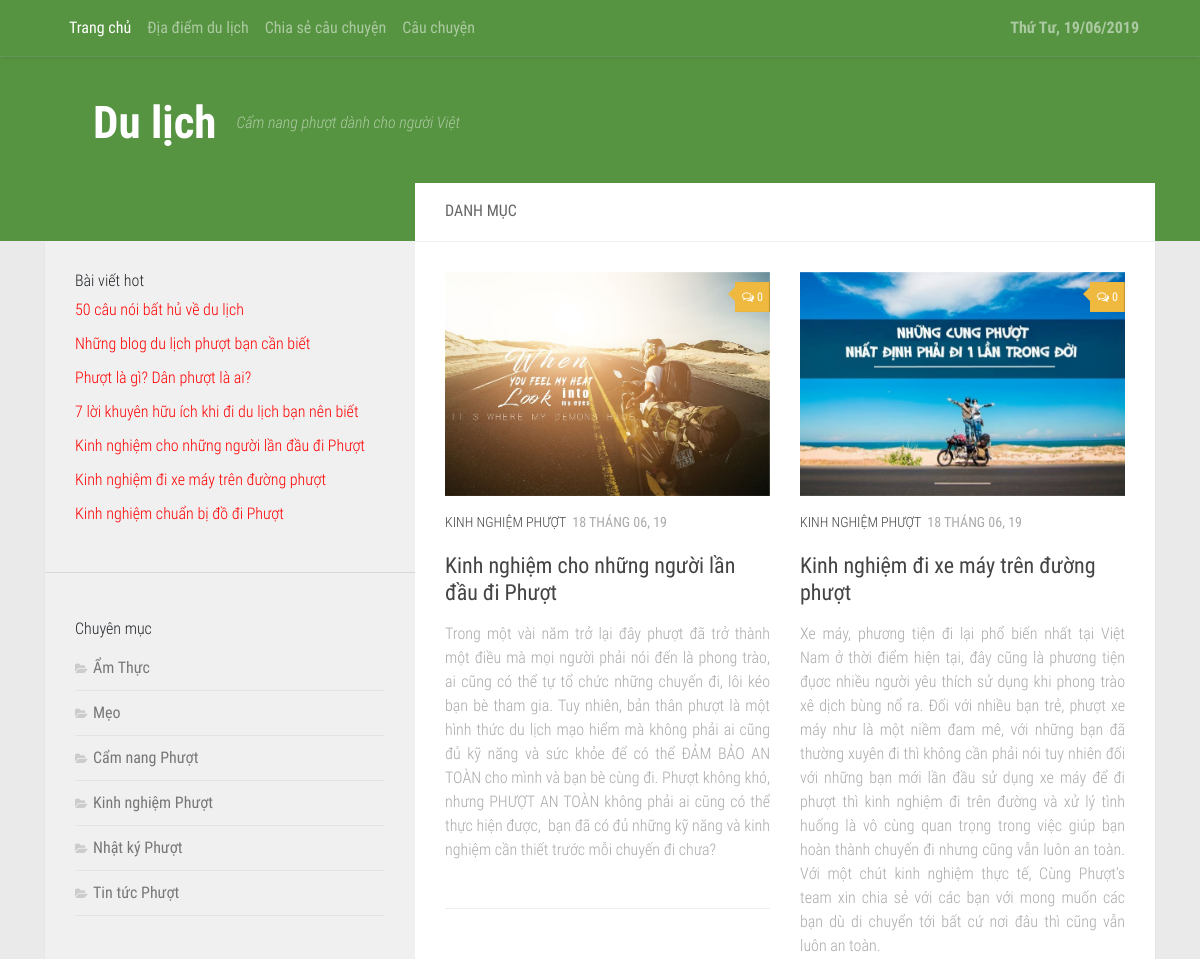
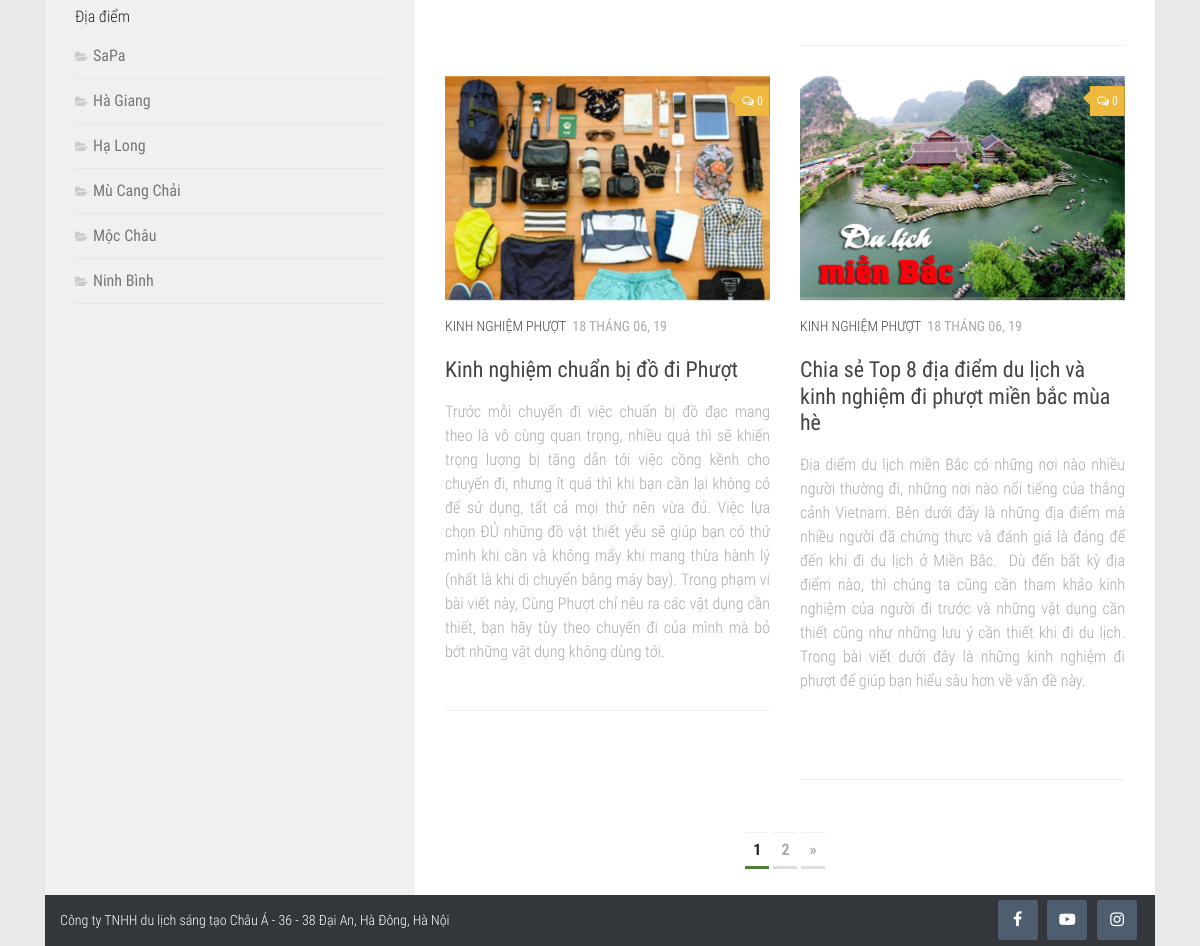
/danhmuctintuc.php?id=28, run on the app's committed database (2 pictures, top to bottom).
### tables this page shows
CREATE TABLE `tintuc` (
  `tintuc_id` int(11) NOT NULL,
  `danhmuc_id` int(11) DEFAULT NULL,
  `tintuc_ten` varchar(150) DEFAULT NULL,
  `tintuc_mota` text NOT NULL,
  `tintuc_noidung` text,
  `tintuc_anh` varchar(100) DEFAULT NULL,
  `tintuc_ngaytao` date DEFAULT NULL,
  `tintuc_hot` tinyint(4) DEFAULT NULL
);

CREATE TABLE `danhmuc` (
  `danhmuc_id` int(11) NOT NULL,
  `danhmuc_ten` varchar(100) NOT NULL,
  `danhmuc_vitri` int(11) NOT NULL,
  `danhmuc_ngaytao` date NOT NULL
);

CREATE TABLE `diadiem` (
  `diadiem_id` int(11) NOT NULL,
  `diadiem_ten` varchar(150) NOT NULL,
  `diadiem_anh` varchar(100) NOT NULL,
  `diadiem_ngaytao` date NOT NULL,
  `diadiem_vitri` int(11) NOT NULL
);

### danhmuctintuc.php (the view, shortened to what this page needs)
<?php include('includes/mysqli_connect.php');?>
<?php include('includes/functions.php');?>
<?php include('includes/header.php');?>
<?php
$type = 'tintuc';
if($id = validate_id($_GET['id'])) {
    $display = 4;
    $posts = fetch_categories_news($display, $id);
    $type = 'tintuc';
    $start = (isset($_GET['s']) && filter_var($_GET['s'], FILTER_VALIDATE_INT, array('min_range' => 1))) ? $_GET['s'] : 0;
} else {
    redirect_to();
}
 ?>
<main id="main">
  <div class="container">
    <div class="row">
      <div class="col-md-12">
        <div class="wrapper-main">
          <div class="row m-0">
            <div class="col-md-4 p-0">
              <?php include('includes/sidebar.php');?>
            </div>
            <div class="col-md-8 p-0">
              <div class="wrapper-main-content">
                <h2 class="title"> DANH MỤC </h2>
                <div class="row">
                  <div class="col-md-12">
                    <div class="box-content">
                      <div id="grid-wrapper" class="post-list clearfix">
                        <div class="row">
                          <?php
                          if(!empty($posts)){
                            foreach ($posts as $post) {
                              $countComment = countComment($type, $post['tintuc_id']);
                              if($countComment > 0) {
                                $count = $countComment;
                              } else {
                                $count = 0;
                              }
                             echo "
                                  <div class='col-md-6'>
                                    <article class='clearfix post'>
                                      <div class='post-inner post-hover'>
                                          <div class='post-thumbnail featured-img-thumb-large'>
                                              <a href='single.php?id={$post['tintuc_id']}' title=''>
                                                  <img src='".BASE_URL."/admin/uploads/images/{$post['tintuc_anh']}' class='img-fluid' alt=''>
                                              </a>
                                              <a class='post-comments' href='single.php?id={$post['tintuc_id']}#disscuss'><span><i class='fa fa-comments-o'></i>{$count}</span></a>
                                          </div>
                                          <div class='post-meta clearfix'>
                                              <p class='post-category'><a href='danhmuctintuc.php?id={$post['danhmuc_id']}'>{$post['danhmuc_ten']}</a></p>
                                              <p class='post-date'>
                                                  <time class='published'>{$post['date']}</time>
                                              </p>
                                          </div>
                                          <h2 class='post-title'>
                                            <a href='single.php?id={$post['tintuc_id']}' title='{$post['tintuc_ten']}'>{$post['tintuc_ten']}</a>
                                          </h2>
                                          <div class='excerpt'>
                                              <p>{$post['tintuc_mota']}</p>
                                          </div>
                                      </div>
                                    </article>
                                </div>
                              ";
                            }
                          } else {
                            $messages = "<p>Không có bài viết nào</p>";
                          }
                          ?>
                        </div>
                      </div>
                      <?php echo pagination_category($id ,$display , 'tintuc', 'danhmuc');  ?>
                    </div>
                  </div>
                </div>
              </div>
            </div>
          </div>
        </div>
      </div>
    </div>
  </div>
</main>
<?php include('includes/footer.php');?>

### includes/sidebar.php (shortened to what this page needs)
<aside id="aside">
  <div class="sidebar-sticky">
    <div class="wrapper-post-hot">
      <h3 class="title">
        Bài viết hot
      </h3>
      <ul class="list-post-hot">
        <?php
          $query = "SELECT tintuc_id, tintuc_ten FROM tintuc WHERE tintuc_hot = 1 ORDER BY tintuc_id ASC LIMIT 0, 10";
          $result = $dbc->query($query);
          while ($news = $result->fetch_array(MYSQLI_ASSOC)) {
              echo "<li><a href='single.php?id={$news['tintuc_id']}'";
              echo ">".$news['tintuc_ten']. "</a></li>";
          }
         ?>
      </ul>
    </div>
    <hr>
    <div class="wrapper-categories">
      <h3 class="title">
        Chuyên mục
      </h3>
      <ul>
        <?php
          $query = "SELECT * FROM danhmuc ORDER BY danhmuc_id ASC";
          $result = $dbc->query($query);
          while ($cats = $result->fetch_array(MYSQLI_ASSOC)) {
              echo "<li class='cat-item'><a href='danhmuctintuc.php?id={$cats['danhmuc_id']}'";
              echo ">".$cats['danhmuc_ten']. "</a></li>";
          }
         ?>
      </ul>
    </div>
    <div class="wrapper-categories">
      <h3 class="title">
        Địa điểm
      </h3>
      <ul>
        <?php
          $query = "SELECT * FROM diadiem ORDER BY diadiem_id ASC";
          $result = $dbc->query($query);
          while ($location = $result->fetch_array(MYSQLI_ASSOC)) {
              echo "<li class='cat-item'><a href='diadiem.php?id={$location['diadiem_id']}'";
              echo ">".$location['diadiem_ten']. "</a></li>";
          }
         ?>
      </ul>
    </div>
  </div>
</aside>

### assets/css/style.css (style rules this page uses)
a { text-decoration: none !important; }
a, a:after, a:before { -webkit-transition: all .2s ease; -moz-transition: all .2s ease; -o-transition: all .2s ease; transition: all .2s ease; }
p { font-weight:300; }
.post-date { margin-bottom:0; }
body { background:#eaeaea }
ul { list-style: none;padding: 0;margin-bottom: 0; }
#aside { background: #f0f0f0;height: 100%; }
.wrapper-main { background: #fff; -webkit-box-shadow: 0 1px 1px rgba(0,0,0,.1); box-shadow: 0 1px 1px rgba(0,0,0,.1); }
body { font-family: 'Roboto Condensed', Arial, sans-serif; }
h3.title { font-size: 16px;font-weight: 300; }
.list-post-hot li a { font-weight: 300;color: red; }
.sidebar-sticky { position: -webkit-sticky; position: sticky; top: 0; }
.wrapper-post-hot,.wrapper-categories { padding:30px 30px 20px; }
.wrapper-categories .cat-item { padding: 10px 0; border-bottom: 1px solid #e4e4e4; }
.wrapper-categories .cat-item a { color: #777; }
.wrapper-categories .cat-item a::before { content: "\f07c"; font-family: FontAwesome; font-size: 12px; margin-right: 6px; color: #ccc; display: inline-block!important; width: 1em; text-align: center; }
h2.title { color: #666; font-size: 16px; padding: 18px 30px 21px; border-bottom: 1px solid #eee; margin-bottom: 0; min-height: 59px; }
.wrapper-main-content { margin-top: -58px;background:#fff; }
.box-content { padding: 30px 30px 20px; }
.post { position: relative; overflow: hidden; }
.post-hover, .post-hover .post-thumbnail { webkit-backface-visibility: hidden; backface-visibility: hidden; perspective: 1000px; transform-style: preserve-3d; }
.post-thumbnail { width: 100%; -webkit-transition: all 1s ease; -moz-transition: all 1s ease; transition: all 1s ease; position: relative; margin-bottom: 1em; padding-top: 69%; }
.post-comments { background: #efb93f; font-size: .75rem; line-height: 1.66rem; color: #fff; display: block; position: absolute; top: 10px; right: 0; -webkit-box-shadow: inset -1px 0 1px rgba(0,0,0,.2); box-shadow: inset -1px 0 1px rgba(0,0,0,.2); }
.post-comments>span { display: block; position: relative; padding: 2px 7px; }
.post-comments>span:before { content: ''; display: inline-block; border-left: 9px solid transparent; border-right: 9px solid #efb93f; border-top: 9px solid transparent; border-bottom: 9px solid transparent; position: absolute; top: 3px; left: -16px; }
.post-comments i { margin-right: 3px; }
.post-meta { font-size: .875em; font-weight: 400; color: #bbb; margin-bottom: .3em; text-transform: uppercase; }
.post-meta .post-category { float: left; margin-right: 6px; }
.post-title a,.post-category a { color: #444; }
.excerpt { font-size: 1em;color: #aaa;margin-bottom: 0; }
.post-list .post-title { font-size: 1.375em; }
.post-list .post { border-bottom: 1px solid #eee; margin-bottom: 30px; padding-bottom: 30px; }
.list-post-hot li { margin-bottom: 10px; }
.post-thumbnail img { position:absolute;top: 0;bottom: 0;left: 0;right: 0;height: 100%;width: 100%;object-fit: cover; }
.published { font-size: 1em; font-weight: 400; color: #aaa; margin-bottom: 1em; display: inline-block; }

### data on the page
tintuc: tintuc_ten "50 câu nói bất hủ về du lịch"
tintuc: tintuc_ten "Những blog du lịch phượt bạn cần biết"
tintuc: tintuc_ten "Phượt là gì? Dân phượt là ai?"
tintuc: tintuc_ten "7 lời khuyên hữu ích khi đi du lịch bạn nên biết"
tintuc: tintuc_ten "Kinh nghiệm cho những người lần đầu đi Phượt", tintuc_anh (picture), count "0", danhmuc.danhmuc_ten "KINH NGHIỆM PHƯỢT", date "18 THÁNG 06, 19", tintuc_mota "Trong một vài năm trở lại đây phượt đã trở thành một điều mà mọi người phải nói đến là phong trào, ai cũng có thể tự tổ chức những chuyến đi, lôi kéo bạn bè tham gia. Tuy nhiên, bản thân phượt là một hình thức du lịch mạo hiểm mà không phải ai cũng đủ kỹ năng và sức khỏe để có thể ĐẢM BẢO AN TOÀN cho mình và bạn bè cùng đi. Phượt không khó, nhưng PHƯỢT AN TOÀN không phải ai cũng có thể thực hiện được, bạn đã có đủ những kỹ năng và kinh nghiệm cần thiết trước mỗi chuyến đi chưa?"
tintuc: tintuc_ten "Kinh nghiệm đi xe máy trên đường phượt", tintuc_anh (picture), count "0", danhmuc.danhmuc_ten "KINH NGHIỆM PHƯỢT", date "18 THÁNG 06, 19", tintuc_mota "Xe máy, phương tiện đi lại phổ biến nhất tại Việt Nam ở thời điểm hiện tại, đây cũng là phương tiện đụơc nhiều người yêu thích sử dụng khi phong trào xê dịch bùng nổ ra. Đối với nhiều bạn trẻ, phượt xe máy như là một niềm đam mê, với những bạn đã thường xuyên đi thì không cần phải nói tuy nhiên đối với những bạn mới lần đầu sử dụng xe máy để đi phượt thì kinh nghiệm đi trên đường và xử lý tình huống là vô cùng quan trọng trong việc giúp bạn hoàn thành chuyến đi nhưng cũng vẫn luôn an toàn. Với một chút kinh nghiệm thực tế, Cùng Phượt’s team xin chia sẻ với các bạn với mong muốn các bạn dù di chuyển tới bất cứ nơi đâu thì cũng vẫn luôn an toàn."
tintuc: tintuc_ten "Kinh nghiệm chuẩn bị đồ đi Phượt", tintuc_anh (picture), count "0", danhmuc.danhmuc_ten "KINH NGHIỆM PHƯỢT", date "18 THÁNG 06, 19", tintuc_mota "Trước mỗi chuyến đi việc chuẩn bị đồ đạc mang theo là vô cùng quan trọng, nhiều quá thì sẽ khiến trọng lượng bị tăng dẫn tới việc cồng kềnh cho chuyến đi, nhưng ít quá thì khi bạn cần lại không có để sử dụng, tất cả mọi thứ nên vừa đủ. Việc lựa chọn ĐỦ những đồ vật thiết yếu sẽ giúp bạn có thứ mình khi cần và không mấy khi mang thừa hành lý (nhất là khi di chuyển bằng máy bay). Trong phạm vi bài viết này, Cùng Phượt chỉ nêu ra các vật dụng cần thiết, bạn hãy tùy theo chuyến đi của mình mà bỏ bớt những vật dụng không dùng tới."
danhmuc: danhmuc_ten "Ẩm Thực"
danhmuc: danhmuc_ten "Mẹo"
danhmuc: danhmuc_ten "Cẩm nang Phượt"
danhmuc: danhmuc_ten "Kinh nghiệm Phượt"
danhmuc: danhmuc_ten "Nhật ký Phượt"
danhmuc: danhmuc_ten "Tin tức Phượt"
diadiem: diadiem_ten "SaPa"
diadiem: diadiem_ten "Hà Giang"
diadiem: diadiem_ten "Hạ Long"
diadiem: diadiem_ten "Mù Cang Chải"
diadiem: diadiem_ten "Mộc Châu"
diadiem: diadiem_ten "Ninh Bình"
tintuc: tintuc_anh (picture), count "0", danhmuc.danhmuc_ten "KINH NGHIỆM PHƯỢT", date "18 THÁNG 06, 19", tintuc_ten "Chia sẻ Top 8 địa điểm du lịch và kinh nghiệm đi phượt miền bắc mùa hè", tintuc_mota "Địa diểm du lịch miền Bắc có những nơi nào nhiều người thường đi, những nơi nào nổi tiếng của thắng cảnh Vietnam. Bên dưới đây là những địa điểm mà nhiều người đã chứng thực và đánh giá là đáng để đến khi đi du lịch ở Miền Bắc. Dù đến bất kỳ địa điểm nào, thì chúng ta cũng cần tham khảo kinh nghiệm của người đi trước và những vật dụng cần thiết cũng như những lưu ý cần thiết khi đi du lịch. Trong bài viết dưới đây là những kinh nghiệm đi phượt để giúp bạn hiểu sâu hơn về vấn đề này."
